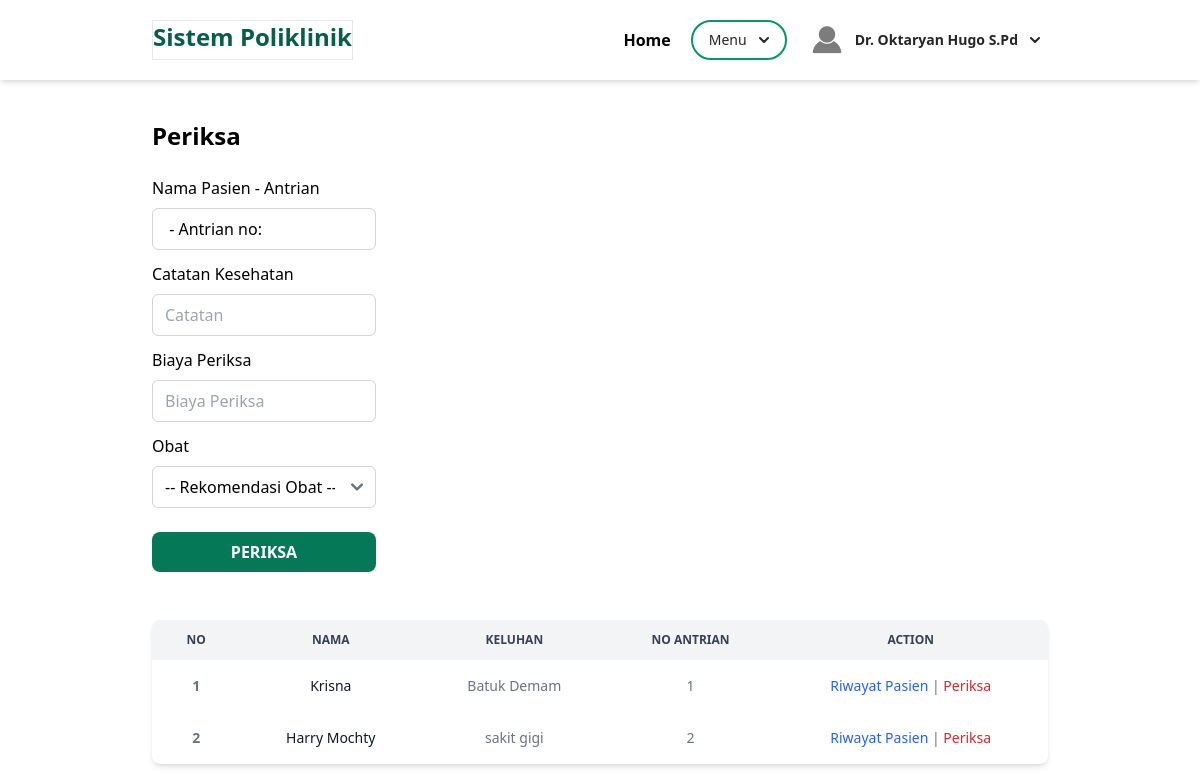
The page /admin/berandaDokter.php?page=periksa (signed in) on the database its author committed.
### tables this page shows
CREATE TABLE `daftar_poli` (
  `id` int(11) NOT NULL,
  `id_pasien` int(11) NOT NULL,
  `id_jadwal` int(11) NOT NULL,
  `keluhan` text NOT NULL,
  `no_antrian` int(11) NOT NULL
);

CREATE TABLE `pasien` (
  `id` int(11) NOT NULL,
  `nama` varchar(100) NOT NULL,
  `alamat` varchar(255) NOT NULL,
  `no_ktp` varchar(20) NOT NULL,
  `no_hp` varchar(20) NOT NULL,
  `no_rm` varchar(50) NOT NULL
);

### admin/periksa.php (the view, shortened to what this page needs)
<section class="container mx-auto mt-10">
    <h2 class="font-bold text-2xl">Periksa</h2>
    <br>
    <div class="">
        <form class="form flex flex-col gap-3 w-1/4" method="POST" action="" name="myForm" onsubmit="return(validate());">
            <?php
$nama_pasien = '';
$antrian = '';
    ?>
            <div class="flex flex-col gap-2">
                <label for="inputNama" class="form-label fw-bold">
                    Nama Pasien - Antrian
                </label>
                <div>
                    <input type="text" class="form-control w-full border border-neutral-300 rounded-md" name="nama" id="inputNama" placeholder="Nama" value="<?php echo $nama_pasien, " - Antrian no: ", $antrian ?>" readonly>
                </div>
            </div>
            <div class="flex flex-col gap-2">
                <label for="catatan" class="form-label fw-bold">
                    Catatan Kesehatan
                </label>
                <div>
                    <input type="text" class="form-control w-full border border-neutral-300 rounded-md" name="catatan" id="catatan" placeholder="Catatan">
                </div>
            </div>
            <div class="flex flex-col gap-2">
                <label for="biaya_periksa" class="form-label fw-bold">
                    Biaya Periksa
                </label>
                <div>
                    <input type="number" class="form-control w-full border border-neutral-300 rounded-md" name="biaya_periksa" id="biaya_periksa" placeholder="Biaya Periksa" readonly>
                </div>
            </div>
            <div class="flex flex-col gap-2">
                <label for="selectObat">
                    Obat
                </label>
                <select class="py-2 px-3 border border-neutral-300 rounded-md" name="id_obat[]" id="selectObat">
                    <option value="">-- Rekomendasi Obat --</option>
                </select>
            </div>
            <div class="row mt-3">
                <div class=col>
                    <button type="submit" class="bg-emerald-700 hover:bg-emerald-800 uppercase text-white py-2 w-full font-bold rounded-lg" name="submit">Periksa</button>
                </div>
            </div>
        </form>
        <br>
        <br>
        <div class="relative overflow-x-auto shadow-md sm:rounded-lg">
            <table class="w-full text-sm text-gray-500">
                <thead class="text-xs text-gray-700 uppercase bg-gray-100">
                    <tr>
                        <th scope="col" class="px-6 py-3">
                            No
                        </th>
                        <th scope="col" class="px-6 py-3">
                            Nama
                        </th>
                        <th scope="col" class="px-6 py-3">
                            Keluhan
                        </th>
                        <th scope="col" class="px-6 py-3">
                            No Antrian
                        </th>
                        <th scope="col" class="px-6 py-3">
                            Action
                        </th>
                    </tr>
                </thead>
                <tbody>
                    <?php
$id_dokter = $_SESSION['id'];
$hari_dipilih = "Senin";
$no = 1;
$resultDaftarPoli = mysqli_query($mysqli, "SELECT dp.id, dp.keluhan, dp.no_antrian, p.nama AS nama_pasien
                                                            FROM daftar_poli dp
                                                            JOIN jadwal_periksa jp ON dp.id_jadwal = jp.id
                                                            JOIN pasien p ON dp.id_pasien = p.id
                                                            WHERE jp.id_dokter = '$id_dokter' AND jp.hari = '$hari_dipilih'");
while ($data = mysqli_fetch_assoc($resultDaftarPoli)) {
    ?>
                        <tr>
                            <th scope="row"><?php echo $no++ ?></th>
                            <td class="px-6 py-4 font-medium text-gray-900 whitespace-nowrap text-center"><?php echo $data['nama_pasien'] ?></td>
                            <td class="px-6 py-4 text-center"><?php echo $data['keluhan'] ?></td>
                            <td class="px-6 py-4 text-center"><?php echo $data['no_antrian'] ?></td>
                            <td class="px-6 py-4 text-center">
                                <a class="font-medium text-blue-600 hover:underline" href="berandaDokter.php?page=riwayatPasien&id=<?php echo $data['id'] ?>">Riwayat Pasien</a>
                                |
                                <a class="font-medium text-red-600 hover:underline" href="berandaDokter.php?page=periksa&id=<?php echo $data['id'] ?>">Periksa</a>
                            </td>
                        </tr>
                    <?php
}
?>
                </tbody>
            </table>
        </div>
</section>
<br>
<br>

### rows shown on the page
daftar_poli: id_pasien.nama "Krisna", keluhan "Batuk Demam", no_antrian "1"
daftar_poli: id_pasien.nama "Harry Mochty", keluhan "sakit gigi", no_antrian "2"

### other values the page prints
$_SESSION['nama'] "Dr. Oktaryan Hugo S.Pd"
